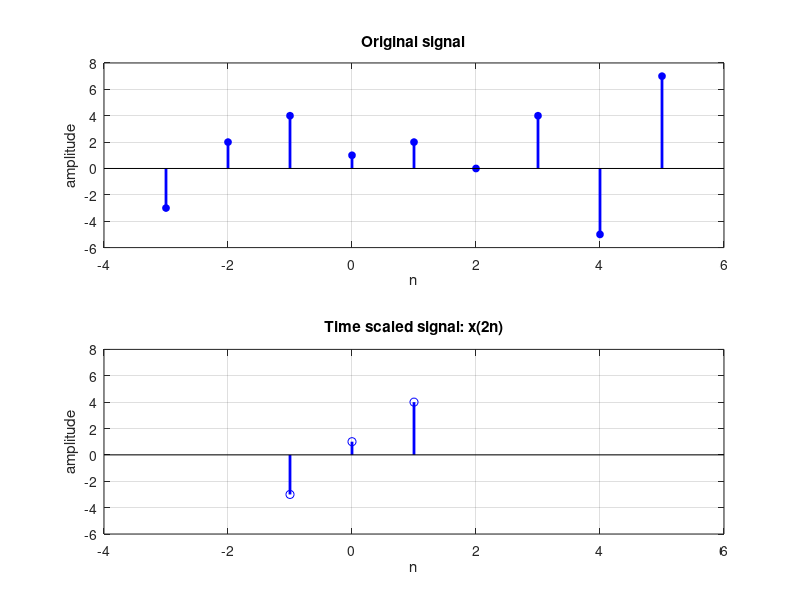

The MATLAB source for this figure:
clear all;
close all;
clc;

sample = [-3, 2, 4, 1, 2, 0, 4, -5, 7];
n1 = -3:5;

scaled = [];
n2 = [];

for i = 1:length(n1)
    x = 3 * n1(i);
    selected = find(n1 == x);
    if ~isempty(selected)
        n2 = [n2, x];
        scaled = [scaled, sample(selected)]
    end
end

n2 = n2 / 3;

subplot(2, 1, 1);
stem(n1, sample, 'b','filled','MarkerSize', 5, 'linewidth', 2);
title('Original signal');
xlabel('n');
ylabel('amplitude');
grid on;
xlim([-4, 6]);
ylim([-6, 8]);

subplot(2, 1, 2);
stem(n2, scaled, 'b', 'linewidth', 2);
title('Time scaled signal: x(2n)');
xlabel('n');
ylabel('amplitude');
grid on;
xlim([-4, 6]);
ylim([-6, 8]);